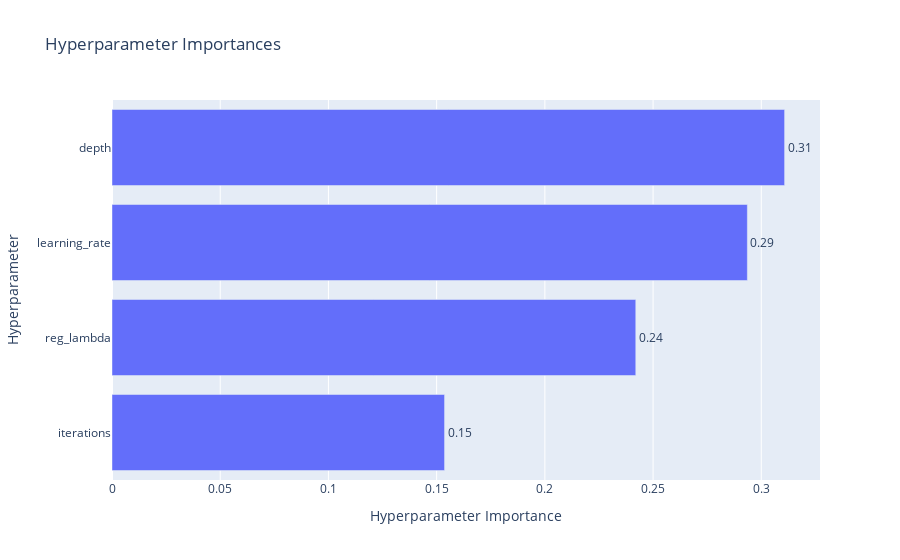

Write notebook code for a chart like this one.
### Code cell
##catboost validation + optuna
X_train_split, X_eval, Y_train_split, Y_eval = train_test_split(X_train, Y_train, test_size=0.1, random_state=42)

def objective(trial):
    param = {
        'learning_rate': trial.suggest_float('learning_rate', 0.01, 0.3),
        'depth': trial.suggest_int('depth', 2, 7),
        'iterations': trial.suggest_int('iterations', 100, 2000),
        'reg_lambda' : trial.suggest_float('reg_lambda', 0, 10),
    }


    model = CatBoostClassifier(**param, verbose=0)


    model.fit(X_train_split, Y_train_split, eval_set=(X_eval, Y_eval), early_stopping_rounds=50)


    y_pred_proba = model.predict_proba(X_test) 


    loss = log_loss(Y_test, y_pred_proba)
    
    return loss


study = optuna.create_study(direction='minimize')
study.optimize(objective, n_trials=500)

print('Best hyperparameters:', study.best_params)
print('Best log_loss:', study.best_value)


best_params = study.best_params
final_model = CatBoostClassifier(**best_params, verbose=0)
final_model.fit(X_train, Y_train)


predictions = final_model.predict(X_test)
print("Predictions on test dataset:", predictions)


vis.plot_param_importances(study)

### Figure 1 — Plotly figure (JSON) as saved in the notebook; plotly's stock layout.template omitted (floating-point values rounded to 4 significant figures)
{"data": [{"cliponaxis": false, "hovertemplate": ["iterations (IntDistribution): 0.1536587934298574<extra></extra>", "reg_lambda (FloatDistribution): 0.2420054563675483<extra></extra>", "learning_rate (FloatDistribution): 0.29356197560007313<extra></extra>", "depth (IntDistribution): 0.31077377460252115<extra></extra>"], "name": "Objective Value", "orientation": "h", "text": ["0.15", "0.24", "0.29", "0.31"], "textposition": "outside", "type": "bar", "x": [0.1537, 0.242, 0.2936, 0.3108], "y": ["iterations", "reg_lambda", "learning_rate", "depth"]}], "layout": {"title": {"text": "Hyperparameter Importances"}, "xaxis": {"title": {"text": "Hyperparameter Importance"}}, "yaxis": {"title": {"text": "Hyperparameter"}}}}
